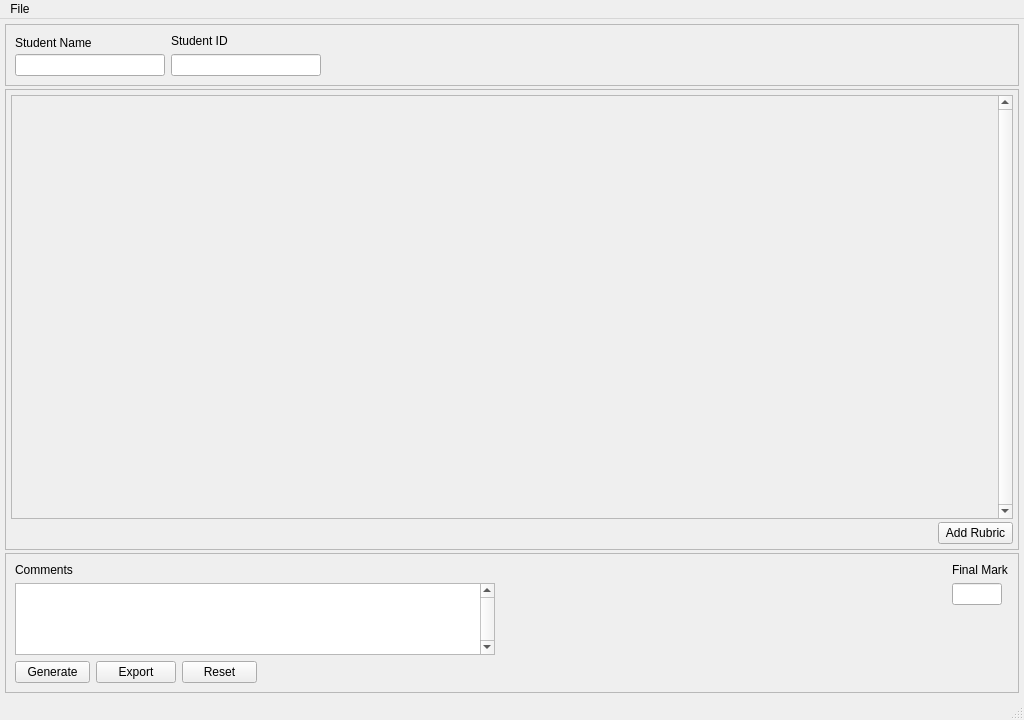
<?xml version="1.0" encoding="UTF-8"?>
<ui version="4.0">
 <class>MainWindow</class>
 <widget class="QMainWindow" name="MainWindow">
  <property name="geometry">
   <rect>
    <x>0</x>
    <y>0</y>
    <width>1024</width>
    <height>720</height>
   </rect>
  </property>
  <property name="windowTitle">
   <string>MainWindow</string>
  </property>
  <widget class="QWidget" name="centralwidget">
   <layout class="QVBoxLayout" name="verticalLayout_4">
    <property name="spacing">
     <number>3</number>
    </property>
    <property name="leftMargin">
     <number>5</number>
    </property>
    <property name="topMargin">
     <number>5</number>
    </property>
    <property name="rightMargin">
     <number>5</number>
    </property>
    <property name="bottomMargin">
     <number>5</number>
    </property>
    <item>
     <widget class="QFrame" name="frameHeader">
      <property name="sizePolicy">
       <sizepolicy hsizetype="Preferred" vsizetype="Preferred">
        <horstretch>0</horstretch>
        <verstretch>0</verstretch>
       </sizepolicy>
      </property>
      <property name="frameShape">
       <enum>QFrame::StyledPanel</enum>
      </property>
      <property name="frameShadow">
       <enum>QFrame::Raised</enum>
      </property>
      <layout class="QHBoxLayout" name="horizontalLayout">
       <item>
        <layout class="QVBoxLayout" name="verticalLayout">
         <property name="spacing">
          <number>3</number>
         </property>
         <item>
          <widget class="QLabel" name="labelStudentName">
           <property name="text">
            <string>Student Name</string>
           </property>
          </widget>
         </item>
         <item>
          <widget class="QLineEdit" name="lineEditStudentName">
           <property name="maximumSize">
            <size>
             <width>150</width>
             <height>16777215</height>
            </size>
           </property>
          </widget>
         </item>
        </layout>
       </item>
       <item>
        <layout class="QVBoxLayout" name="verticalLayout_6">
         <item>
          <widget class="QLabel" name="labelStudentID">
           <property name="text">
            <string>Student ID</string>
           </property>
          </widget>
         </item>
         <item>
          <widget class="QLineEdit" name="lineEditStudentID">
           <property name="maximumSize">
            <size>
             <width>150</width>
             <height>16777215</height>
            </size>
           </property>
          </widget>
         </item>
        </layout>
       </item>
       <item>
        <spacer name="horizontalSpacer_3">
         <property name="orientation">
          <enum>Qt::Horizontal</enum>
         </property>
         <property name="sizeHint" stdset="0">
          <size>
           <width>40</width>
           <height>20</height>
          </size>
         </property>
        </spacer>
       </item>
      </layout>
     </widget>
    </item>
    <item>
     <widget class="QFrame" name="frameBody">
      <property name="frameShape">
       <enum>QFrame::StyledPanel</enum>
      </property>
      <property name="frameShadow">
       <enum>QFrame::Raised</enum>
      </property>
      <layout class="QVBoxLayout" name="verticalLayout_2">
       <property name="spacing">
        <number>3</number>
       </property>
       <property name="leftMargin">
        <number>5</number>
       </property>
       <property name="topMargin">
        <number>5</number>
       </property>
       <property name="rightMargin">
        <number>5</number>
       </property>
       <property name="bottomMargin">
        <number>5</number>
       </property>
       <item>
        <widget class="QScrollArea" name="scrollArea">
         <property name="verticalScrollBarPolicy">
          <enum>Qt::ScrollBarAlwaysOn</enum>
         </property>
         <property name="sizeAdjustPolicy">
          <enum>QAbstractScrollArea::AdjustToContents</enum>
         </property>
         <property name="widgetResizable">
          <bool>true</bool>
         </property>
         <property name="alignment">
          <set>Qt::AlignLeading|Qt::AlignLeft|Qt::AlignTop</set>
         </property>
         <widget class="QWidget" name="scrollAreaWidgetContents">
          <property name="geometry">
           <rect>
            <x>0</x>
            <y>0</y>
            <width>983</width>
            <height>420</height>
           </rect>
          </property>
         </widget>
        </widget>
       </item>
       <item>
        <layout class="QHBoxLayout" name="horizontalLayout_2">
         <property name="spacing">
          <number>3</number>
         </property>
         <item>
          <spacer name="horizontalSpacer">
           <property name="orientation">
            <enum>Qt::Horizontal</enum>
           </property>
           <property name="sizeHint" stdset="0">
            <size>
             <width>40</width>
             <height>20</height>
            </size>
           </property>
          </spacer>
         </item>
         <item>
          <widget class="QPushButton" name="pushButtonAddRubric">
           <property name="maximumSize">
            <size>
             <width>75</width>
             <height>28</height>
            </size>
           </property>
           <property name="text">
            <string>Add Rubric</string>
           </property>
          </widget>
         </item>
        </layout>
       </item>
      </layout>
     </widget>
    </item>
    <item>
     <widget class="QFrame" name="frameFooter">
      <property name="sizePolicy">
       <sizepolicy hsizetype="Preferred" vsizetype="Preferred">
        <horstretch>0</horstretch>
        <verstretch>0</verstretch>
       </sizepolicy>
      </property>
      <property name="maximumSize">
       <size>
        <width>16777215</width>
        <height>140</height>
       </size>
      </property>
      <property name="frameShape">
       <enum>QFrame::StyledPanel</enum>
      </property>
      <property name="frameShadow">
       <enum>QFrame::Raised</enum>
      </property>
      <layout class="QVBoxLayout" name="verticalLayout_7">
       <item>
        <layout class="QHBoxLayout" name="horizontalLayout_4">
         <item>
          <layout class="QVBoxLayout" name="verticalLayout_5">
           <item>
            <widget class="QLabel" name="labelComments">
             <property name="text">
              <string>Comments</string>
             </property>
            </widget>
           </item>
           <item>
            <widget class="QTextEdit" name="textEdit">
             <property name="sizePolicy">
              <sizepolicy hsizetype="Preferred" vsizetype="Preferred">
               <horstretch>0</horstretch>
               <verstretch>0</verstretch>
              </sizepolicy>
             </property>
             <property name="minimumSize">
              <size>
               <width>480</width>
               <height>0</height>
              </size>
             </property>
             <property name="maximumSize">
              <size>
               <width>16777215</width>
               <height>120</height>
              </size>
             </property>
             <property name="verticalScrollBarPolicy">
              <enum>Qt::ScrollBarAlwaysOn</enum>
             </property>
            </widget>
           </item>
          </layout>
         </item>
         <item>
          <spacer name="horizontalSpacer_2">
           <property name="orientation">
            <enum>Qt::Horizontal</enum>
           </property>
           <property name="sizeHint" stdset="0">
            <size>
             <width>395</width>
             <height>17</height>
            </size>
           </property>
          </spacer>
         </item>
         <item>
          <layout class="QVBoxLayout" name="verticalLayout_3">
           <item>
            <widget class="QLabel" name="labelFinalMark">
             <property name="sizePolicy">
              <sizepolicy hsizetype="Preferred" vsizetype="Fixed">
               <horstretch>0</horstretch>
               <verstretch>0</verstretch>
              </sizepolicy>
             </property>
             <property name="text">
              <string>Final Mark</string>
             </property>
            </widget>
           </item>
           <item>
            <widget class="QLineEdit" name="lineEditFinalMark">
             <property name="maximumSize">
              <size>
               <width>50</width>
               <height>16777215</height>
              </size>
             </property>
            </widget>
           </item>
           <item>
            <spacer name="verticalSpacer">
             <property name="orientation">
              <enum>Qt::Vertical</enum>
             </property>
             <property name="sizeHint" stdset="0">
              <size>
               <width>20</width>
               <height>40</height>
              </size>
             </property>
            </spacer>
           </item>
          </layout>
         </item>
        </layout>
       </item>
       <item>
        <layout class="QHBoxLayout" name="horizontalLayout_3">
         <item>
          <widget class="QPushButton" name="pushButtonGenerate">
           <property name="maximumSize">
            <size>
             <width>75</width>
             <height>28</height>
            </size>
           </property>
           <property name="text">
            <string>Generate</string>
           </property>
          </widget>
         </item>
         <item>
          <widget class="QPushButton" name="pushButtonExport">
           <property name="text">
            <string>Export</string>
           </property>
          </widget>
         </item>
         <item>
          <widget class="QPushButton" name="pushButtonReset">
           <property name="maximumSize">
            <size>
             <width>75</width>
             <height>23</height>
            </size>
           </property>
           <property name="text">
            <string>Reset</string>
           </property>
          </widget>
         </item>
         <item>
          <spacer name="horizontalSpacer_4">
           <property name="orientation">
            <enum>Qt::Horizontal</enum>
           </property>
           <property name="sizeHint" stdset="0">
            <size>
             <width>40</width>
             <height>20</height>
            </size>
           </property>
          </spacer>
         </item>
        </layout>
       </item>
      </layout>
     </widget>
    </item>
   </layout>
  </widget>
  <widget class="QMenuBar" name="menubar">
   <property name="geometry">
    <rect>
     <x>0</x>
     <y>0</y>
     <width>1024</width>
     <height>21</height>
    </rect>
   </property>
   <widget class="QMenu" name="menuFile">
    <property name="title">
     <string>File</string>
    </property>
    <addaction name="actionNew"/>
    <addaction name="actionOpen"/>
    <addaction name="actionSave"/>
    <addaction name="actionExit"/>
   </widget>
   <addaction name="menuFile"/>
  </widget>
  <widget class="QStatusBar" name="statusbar"/>
  <action name="actionNew">
   <property name="text">
    <string>New</string>
   </property>
  </action>
  <action name="actionOpen">
   <property name="text">
    <string>Open</string>
   </property>
  </action>
  <action name="actionSave">
   <property name="text">
    <string>Save</string>
   </property>
  </action>
  <action name="actionExit">
   <property name="text">
    <string>Exit</string>
   </property>
  </action>
 </widget>
 <resources/>
 <connections/>
</ui>
